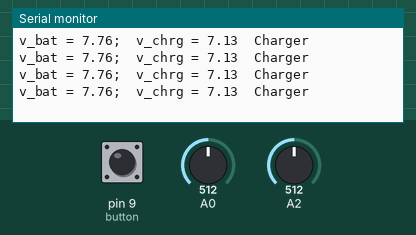
This sketch was run on a simulated Arduino Uno, built with avr-gcc and run on an emulated ATmega328P. Shown: the last lines printed to the serial monitor. The inputs (shaded band) are chosen by the test bench; at power-on: A0 = 512, pin 9 (button) HIGH, A2 = 512.

Above: at 1.2 s.
1.3 s: A0 set to 750
At 1.71 s:
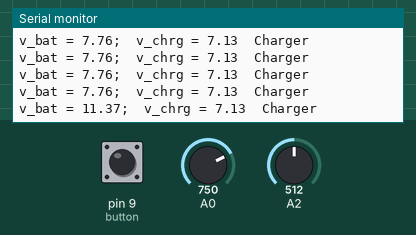
2.8 s: A0 set to 770
At 3.22 s:
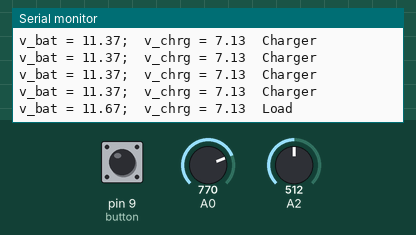

The sketch:

12V_Bat_Controller.ino
```cpp
/*#include "LiquidCrystal.h"

const int rs = 12, en = 11, d4 = 5, d5 = 4, d6 = 3, d7 = 2;
LiquidCrystal lcd(rs, en, d4, d5, d6, d7); */

float input_voltage_bat = 15.0;
float input_voltage_charge = 15.0;

float temp1 = 0.0;
float temp2 = 0.0;

float r1 = 20200.0;
float r2 = 9600.0;

float r1Charge = 30000.0;
float r2Charge = 8000.0;

int relay = 10;
int button = 9;

bool button_flag = false;

bool status = false;

void setup() {
  pinMode(relay, OUTPUT);
  pinMode(relay, status);

  pinMode(button, INPUT_PULLUP);

  Serial.begin(9600);  //  opens serial port, sets data rate to 9600 bps
  /*lcd.begin(16, 2);    //// set up the LCD's number of columns and rows:
  lcd.print("Hello"); */
}

void loop() {
  //Conversion formula
  int analog_value1 = analogRead(A0);
  temp1 = (analog_value1 * 5.0) / 1024.0;
  input_voltage_bat = temp1 / (r2 / (r1 + r2));
  if (input_voltage_bat < 0.1) {
    input_voltage_bat = 0.0;
  }

  int analog_value2 = analogRead(A2);
  temp2 = (analog_value2 * 3) / 1024.0;
  input_voltage_charge = temp2 / (r2Charge / (r1Charge + r2Charge));

  if (input_voltage_charge < 0.1) {
    input_voltage_charge = 0.0;
  }
  status = true;
  digitalWrite(relay, status);

  if (digitalRead(button) == LOW) {
    delay(50);
    button_flag = true;
  }

  check_voltage();
}

void check_voltage() {
  if (input_voltage_bat <= 11.5)  //якщо акум розрядився - зарядка вкл
  {
    status = false;
    digitalWrite(relay, status);
  }

  if (input_voltage_bat >= 13.0)  //якщо акум перезаряджено - зарядка викл
  {
    status = true;
    digitalWrite(relay, status);
  }

  if (input_voltage_bat < 13.0 && input_voltage_bat > 11.5 && button_flag == true)  //якщо акум норм - зарядка викл (навантаження вкл)
  {
    status = true;
    digitalWrite(relay, status);
  }

  if (button_flag == true && input_voltage_bat < 13.0 && input_voltage_bat > 11.5 && input_voltage_charge > 5)  // якщо батарея норм, є живлення ЗУ, але захотілося підзарядити - натисни кнопку
  {
    button_flag = false;
    status = true;
    digitalWrite(relay, status);
  }

  Serial.print("v_bat = ");
  Serial.print(input_voltage_bat);

  Serial.print(";  v_chrg = ");
  Serial.print(input_voltage_charge);

  if (status == false) {
    Serial.println("  Charger");
  } else {
    Serial.println("  Load");
  }

  delay(300);

  /*lcd.setCursor(0, 1);
  lcd.print("Voltage= ");
  lcd.print(input_voltage_bat);*/
}
```

Measured:
- the behaviour switches between 758 and 759 on A0 (found by bisection; images 1 and 2)
- after the input at 1.3 s, the serial monitor: prints a new line after 0.21 s (image 1)
- after the input at 2.8 s, the serial monitor: prints a new line after 0.21 s (image 2)
